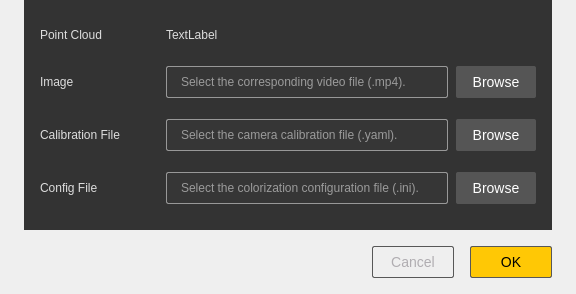
<?xml version="1.0" encoding="UTF-8"?>
<ui version="4.0">
 <class>TrionImageFusionInputDlg</class>
 <widget class="QWidget" name="TrionImageFusionInputDlg">
  <property name="geometry">
   <rect>
    <x>0</x>
    <y>0</y>
    <width>576</width>
    <height>294</height>
   </rect>
  </property>
  <property name="minimumSize">
   <size>
    <width>576</width>
    <height>0</height>
   </size>
  </property>
  <property name="maximumSize">
   <size>
    <width>576</width>
    <height>16777215</height>
   </size>
  </property>
  <property name="focusPolicy">
   <enum>Qt::ClickFocus</enum>
  </property>
  <property name="windowTitle">
   <string>Statistical Outlier Removal</string>
  </property>
  <layout class="QVBoxLayout" name="verticalLayout_2">
   <property name="spacing">
    <number>0</number>
   </property>
   <property name="leftMargin">
    <number>24</number>
   </property>
   <property name="topMargin">
    <number>0</number>
   </property>
   <property name="rightMargin">
    <number>24</number>
   </property>
   <property name="bottomMargin">
    <number>0</number>
   </property>
   <item>
    <widget class="QWidget" name="widget" native="true">
     <property name="styleSheet">
      <string notr="true">
                            background-color: rgb(51, 51, 51);
                            color: rgb(221, 221, 221);
                        </string>
     </property>
     <layout class="QHBoxLayout" name="horizontalLayout_5">
      <property name="spacing">
       <number>0</number>
      </property>
      <property name="leftMargin">
       <number>0</number>
      </property>
      <property name="topMargin">
       <number>0</number>
      </property>
      <property name="rightMargin">
       <number>0</number>
      </property>
      <property name="bottomMargin">
       <number>0</number>
      </property>
      <item>
       <layout class="QGridLayout" name="gridLayout">
        <property name="leftMargin">
         <number>16</number>
        </property>
        <property name="topMargin">
         <number>24</number>
        </property>
        <property name="rightMargin">
         <number>16</number>
        </property>
        <property name="bottomMargin">
         <number>24</number>
        </property>
        <property name="horizontalSpacing">
         <number>46</number>
        </property>
        <property name="verticalSpacing">
         <number>20</number>
        </property>
        <item row="2" column="0">
         <widget class="QLabel" name="label_2">
          <property name="text">
           <string>Image</string>
          </property>
         </widget>
        </item>
        <item row="2" column="1">
         <layout class="QHBoxLayout" name="horizontalLayout_2">
          <property name="spacing">
           <number>8</number>
          </property>
          <item>
           <widget class="QLineEdit" name="lineEdit_video">
            <property name="minimumSize">
             <size>
              <width>0</width>
              <height>32</height>
             </size>
            </property>
            <property name="maximumSize">
             <size>
              <width>999999</width>
              <height>32</height>
             </size>
            </property>
            <property name="styleSheet">
             <string notr="true">
                                                        QLineEdit
                                                        {
                                                        background-color:#363636;
                                                        color: #ffffff;
                                                        border:1px solid #989898;
                                                        border-radius: 2px;
                                                        padding-left:12px;
                                                        }
                                                    </string>
            </property>
            <property name="readOnly">
             <bool>true</bool>
            </property>
            <property name="placeholderText">
             <string>Select the corresponding video file (.mp4).</string>
            </property>
           </widget>
          </item>
          <item>
           <widget class="QPushButton" name="pushButton_vedio">
            <property name="minimumSize">
             <size>
              <width>80</width>
              <height>32</height>
             </size>
            </property>
            <property name="maximumSize">
             <size>
              <width>80</width>
              <height>32</height>
             </size>
            </property>
            <property name="styleSheet">
             <string notr="true">
                                                        QPushButton{
                                                        width: 80px;
                                                        height: 32px;
                                                        border-radius: 2px;
                                                        font-size:14px;
                                                        color:#ffffff;
                                                        background-color:#555;
                                                        border:none;
                                                        }

                                                        QPushButton:hover{
                                                        background-color:#2B2B2B;
                                                        }
                                                        QPushButton:pressed{
                                                        background-color:#2B2B2B;
                                                        }

                                                        QPushButton:disabled{
                                                        background-color:#555;
                                                        }
                                                    </string>
            </property>
            <property name="text">
             <string>Browse</string>
            </property>
           </widget>
          </item>
         </layout>
        </item>
        <item row="3" column="0">
         <widget class="QLabel" name="label_3">
          <property name="text">
           <string>Calibration File</string>
          </property>
         </widget>
        </item>
        <item row="3" column="1">
         <layout class="QHBoxLayout" name="horizontalLayout_4">
          <property name="spacing">
           <number>8</number>
          </property>
          <item>
           <widget class="QLineEdit" name="lineEdit_camrea">
            <property name="minimumSize">
             <size>
              <width>0</width>
              <height>32</height>
             </size>
            </property>
            <property name="maximumSize">
             <size>
              <width>999999</width>
              <height>32</height>
             </size>
            </property>
            <property name="styleSheet">
             <string notr="true">
                                                        QLineEdit
                                                        {
                                                        background-color:#363636;
                                                        color: #ffffff;
                                                        border:1px solid #989898;
                                                        border-radius: 2px;
                                                        padding-left:12px;
                                                        }
                                                    </string>
            </property>
            <property name="readOnly">
             <bool>true</bool>
            </property>
            <property name="placeholderText">
             <string>Select the camera calibration file (.yaml).</string>
            </property>
           </widget>
          </item>
          <item>
           <widget class="QPushButton" name="pushButton_camera">
            <property name="minimumSize">
             <size>
              <width>80</width>
              <height>32</height>
             </size>
            </property>
            <property name="maximumSize">
             <size>
              <width>80</width>
              <height>32</height>
             </size>
            </property>
            <property name="styleSheet">
             <string notr="true">
                                                        QPushButton{
                                                        width: 80px;
                                                        height: 32px;
                                                        border-radius: 2px;
                                                        font-size:14px;
                                                        color:#ffffff;
                                                        background-color:#555;
                                                        border:none;
                                                        }

                                                        QPushButton:hover{
                                                        background-color:#2B2B2B;
                                                        }
                                                        QPushButton:pressed{
                                                        background-color:#2B2B2B;
                                                        }

                                                        QPushButton:disabled{
                                                        background-color:#555;
                                                        }
                                                    </string>
            </property>
            <property name="text">
             <string>Browse</string>
            </property>
           </widget>
          </item>
         </layout>
        </item>
        <item row="0" column="0">
         <widget class="QLabel" name="label_8">
          <property name="minimumSize">
           <size>
            <width>0</width>
            <height>20</height>
           </size>
          </property>
          <property name="maximumSize">
           <size>
            <width>16777215</width>
            <height>20</height>
           </size>
          </property>
          <property name="text">
           <string>Point Cloud</string>
          </property>
         </widget>
        </item>
        <item row="0" column="1">
         <widget class="QLabel" name="label_cloudname">
          <property name="minimumSize">
           <size>
            <width>0</width>
            <height>20</height>
           </size>
          </property>
          <property name="maximumSize">
           <size>
            <width>16777215</width>
            <height>20</height>
           </size>
          </property>
          <property name="text">
           <string>TextLabel</string>
          </property>
         </widget>
        </item>
        <item row="4" column="0">
         <widget class="QLabel" name="label">
          <property name="text">
           <string>Config File</string>
          </property>
         </widget>
        </item>
        <item row="4" column="1">
         <layout class="QHBoxLayout" name="horizontalLayout">
          <property name="spacing">
           <number>8</number>
          </property>
          <item>
           <widget class="QLineEdit" name="lineEdit_data">
            <property name="minimumSize">
             <size>
              <width>0</width>
              <height>32</height>
             </size>
            </property>
            <property name="maximumSize">
             <size>
              <width>999999</width>
              <height>32</height>
             </size>
            </property>
            <property name="focusPolicy">
             <enum>Qt::NoFocus</enum>
            </property>
            <property name="styleSheet">
             <string notr="true">
                                                        QLineEdit
                                                        {
                                                        background-color:#363636;
                                                        color: #ffffff;
                                                        border:1px solid #989898;
                                                        border-radius: 2px;
                                                        padding-left:12px;
                                                        }
                                                    </string>
            </property>
            <property name="inputMask">
             <string/>
            </property>
            <property name="text">
             <string/>
            </property>
            <property name="readOnly">
             <bool>true</bool>
            </property>
            <property name="placeholderText">
             <string>Select the colorization configuration file (.ini).</string>
            </property>
           </widget>
          </item>
          <item>
           <widget class="QPushButton" name="pushButton_data">
            <property name="minimumSize">
             <size>
              <width>80</width>
              <height>32</height>
             </size>
            </property>
            <property name="maximumSize">
             <size>
              <width>80</width>
              <height>32</height>
             </size>
            </property>
            <property name="styleSheet">
             <string notr="true">
                                                        QPushButton{
                                                        width: 80px;
                                                        height: 32px;
                                                        border-radius: 2px;
                                                        font-size:14px;
                                                        color:#ffffff;
                                                        background-color:#555;
                                                        border:none;
                                                        }

                                                        QPushButton:hover{
                                                        background-color:#2B2B2B;
                                                        }
                                                        QPushButton:pressed{
                                                        background-color:#2B2B2B;
                                                        }

                                                        QPushButton:disabled{
                                                        background-color:#555;
                                                        }
                                                    </string>
            </property>
            <property name="text">
             <string>Browse</string>
            </property>
           </widget>
          </item>
         </layout>
        </item>
       </layout>
      </item>
     </layout>
    </widget>
   </item>
   <item>
    <layout class="QHBoxLayout" name="horizontalLayout_3">
     <property name="spacing">
      <number>16</number>
     </property>
     <property name="topMargin">
      <number>16</number>
     </property>
     <property name="bottomMargin">
      <number>16</number>
     </property>
     <item>
      <spacer name="horizontalSpacer">
       <property name="orientation">
        <enum>Qt::Horizontal</enum>
       </property>
       <property name="sizeHint" stdset="0">
        <size>
         <width>40</width>
         <height>20</height>
        </size>
       </property>
      </spacer>
     </item>
     <item>
      <widget class="QPushButton" name="pushButton_cancel">
       <property name="styleSheet">
        <string notr="true">
                                    QPushButton{
                                    width: 80px;
                                    height: 30px;
                                    border-radius: 2px;
                                    border: 1px solid #585858;
                                    font-size:14px;
                                    color:rgb(176, 173, 177);
                                    background-color:transparent;
                                    }
                                    QPushButton:hover{
                                    background-color:rgb(27, 24, 28);
                                    }
                                    QPushButton:pressed{
                                    background-color:rgb(27, 24, 28);
                                    }
                                </string>
       </property>
       <property name="text">
        <string>Cancel</string>
       </property>
      </widget>
     </item>
     <item>
      <widget class="QPushButton" name="pushButton_ok">
       <property name="styleSheet">
        <string notr="true">
                                    QPushButton{
                                    width: 80px;
                                    height: 30px;
                                    border-radius: 2px;
                                    border: 1px solid #585858;
                                    font-size:14px;
                                    color:rgb(0, 0, 0);
                                    background-color:rgb(255, 200, 5);
                                    }
                                    QPushButton:hover{
                                    background-color:rgb(255, 227, 126);
                                    }
                                    QPushButton:pressed{
                                    background-color:rgb(255, 227 , 131);
                                    }

                                    QPushButton:disabled{
                                    background-color:#6B5A1F;
                                    }
                                </string>
       </property>
       <property name="text">
        <string>OK</string>
       </property>
      </widget>
     </item>
    </layout>
   </item>
  </layout>
 </widget>
 <resources/>
 <connections/>
</ui>
